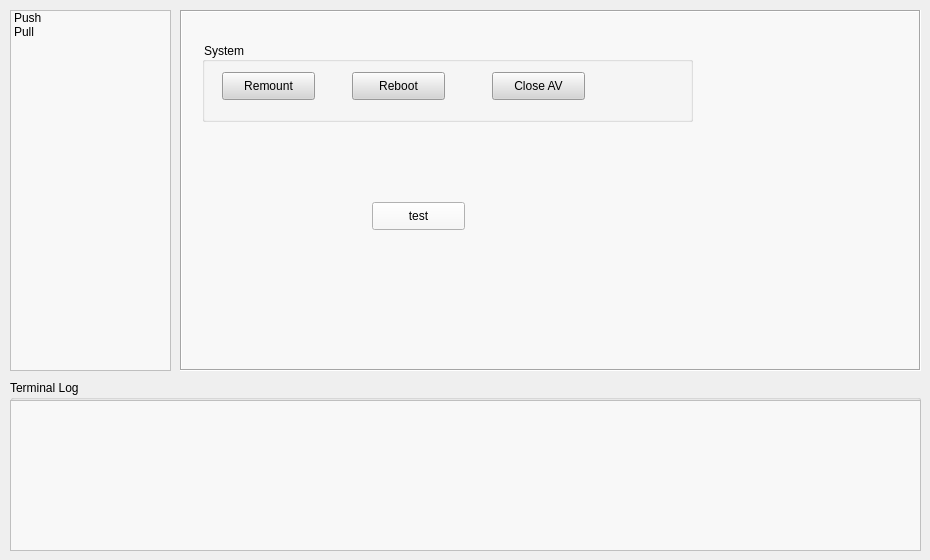
    <widget class="QWidget" name="AmlDebugSource_tab">
     <attribute name="title">
      <string>Source</string>
     </attribute>
     <widget class="QListWidget" name="AmlVideo_listWidget_4">
      <property name="geometry">
       <rect>
        <x>10</x>
        <y>10</y>
        <width>161</width>
        <height>361</height>
       </rect>
      </property>
      <property name="styleSheet">
       <string notr="true">background-color:#F8F8F8</string>
      </property>
      <item>
       <property name="text">
        <string>Push</string>
       </property>
      </item>
      <item>
       <property name="text">
        <string>Pull</string>
       </property>
      </item>
     </widget>
     <widget class="QStackedWidget" name="AmlVideo_stackedWidget_4">
      <property name="geometry">
       <rect>
        <x>180</x>
        <y>10</y>
        <width>741</width>
        <height>361</height>
       </rect>
      </property>
      <property name="styleSheet">
       <string notr="true">background-color:#F8F8F8</string>
      </property>
      <property name="frameShape">
       <enum>QFrame::Box</enum>
      </property>
      <property name="frameShadow">
       <enum>QFrame::Sunken</enum>
      </property>
      <property name="lineWidth">
       <number>1</number>
      </property>
      <property name="currentIndex">
       <number>0</number>
      </property>
      <widget class="QWidget" name="Video_debugInfo_page_4">
       <widget class="QGroupBox" name="groupBox_11">
        <property name="geometry">
         <rect>
          <x>20</x>
          <y>30</y>
          <width>491</width>
          <height>80</height>
         </rect>
        </property>
        <property name="title">
         <string>System</string>
        </property>
        <widget class="QPushButton" name="pushButton_12">
         <property name="geometry">
          <rect>
           <x>20</x>
           <y>30</y>
           <width>93</width>
           <height>28</height>
          </rect>
         </property>
         <property name="styleSheet">
          <string notr="true">background-color:#D5D5D5</string>
         </property>
         <property name="text">
          <string>Remount</string>
         </property>
        </widget>
        <widget class="QPushButton" name="pushButton_13">
         <property name="geometry">
          <rect>
           <x>150</x>
           <y>30</y>
           <width>93</width>
           <height>28</height>
          </rect>
         </property>
         <property name="styleSheet">
          <string notr="true">background-color:#D5D5D5</string>
         </property>
         <property name="text">
          <string>Reboot</string>
         </property>
        </widget>
        <widget class="QPushButton" name="pushButton_14">
         <property name="geometry">
          <rect>
           <x>290</x>
           <y>30</y>
           <width>93</width>
           <height>28</height>
          </rect>
         </property>
         <property name="styleSheet">
          <string notr="true">background-color:#D5D5D5</string>
         </property>
         <property name="text">
          <string>Close AV</string>
         </property>
        </widget>
       </widget>
       <widget class="QPushButton" name="Source_testbtn">
        <property name="geometry">
         <rect>
          <x>190</x>
          <y>190</y>
          <width>93</width>
          <height>28</height>
         </rect>
        </property>
        <property name="text">
         <string>test</string>
        </property>
       </widget>
      </widget>
      <widget class="QWidget" name="Video_dumpData_page_4"/>
     </widget>
     <widget class="QGroupBox" name="AmlVideo_groupBox_6">
      <property name="geometry">
       <rect>
        <x>10</x>
        <y>380</y>
        <width>911</width>
        <height>171</height>
       </rect>
      </property>
      <property name="title">
       <string>Terminal Log</string>
      </property>
      <widget class="QTextBrowser" name="AmlSysop_textBrowser_2">
       <property name="geometry">
        <rect>
         <x>0</x>
         <y>20</y>
         <width>911</width>
         <height>151</height>
        </rect>
       </property>
       <property name="styleSheet">
        <string notr="true">background-color:#F8F8F8</string>
       </property>
      </widget>
     </widget>
    </widget>
